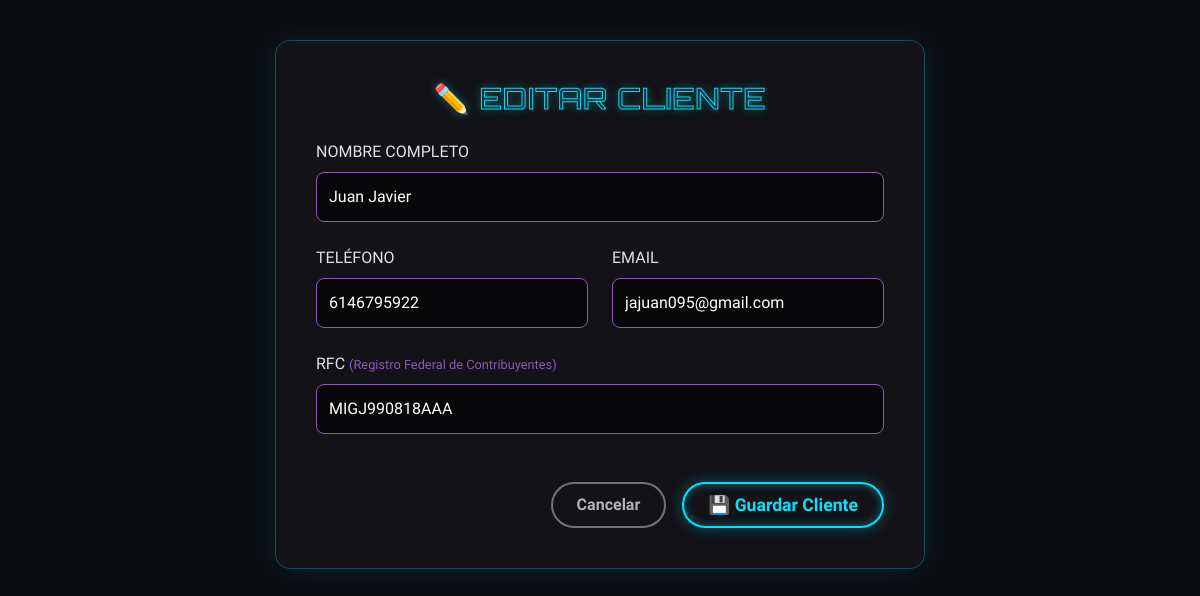
Page /index.php?controller=Cliente&action=mostrarFormulario&id=11 (signed in) on the committed database.
### tables this page shows
CREATE TABLE `clientes` (
  `id_cliente` int(11) NOT NULL,
  `nombre` varchar(100) NOT NULL,
  `telefono` varchar(15) DEFAULT NULL,
  `email` varchar(100) DEFAULT NULL,
  `rfc` varchar(13) DEFAULT NULL,
  `puntos_acumulados` int(11) DEFAULT 0,
  `fecha_registro` timestamp NOT NULL DEFAULT current_timestamp()
);

### app/controllers/ClienteController.php (called while the page is built, shortened)
<?php
require_once __DIR__ . '/../models/ClienteModel.php';
class ClienteController {
    public function mostrarFormulario() {
        $model = new ClienteModel();
        $cliente = null;
        if (isset($_GET['id'])) {
            $cliente = $model->obtenerPorId($_GET['id']);
        }
        require_once $_SERVER['DOCUMENT_ROOT'] . '/MOONLIGHT/public/views/clientes_formulario.php';
    }
}

### app/models/conexion.php (called while the page is built)
<?php
class ConexionBD {
    private static $host = 'localhost';
    private static $db_name = 'tienda_videojuegos_db';
    private static $username = 'root';
    private static $password = '';
    private static $conn = null;
    public static function conectar() {
        if (self::$conn === null) {
            try {
                $dsn = "mysql:host=" . self::$host . ";dbname=" . self::$db_name;
                $options = [
                    PDO::ATTR_ERRMODE => PDO::ERRMODE_EXCEPTION,
                    PDO::ATTR_DEFAULT_FETCH_MODE => PDO::FETCH_ASSOC,
                    PDO::MYSQL_ATTR_INIT_COMMAND => "SET NAMES utf8"
                ];
                self::$conn = new PDO($dsn, self::$username, self::$password, $options);
            } catch(PDOException $exception) {
                error_log("Error de conexión PDO: " . $exception->getMessage());
                die("Error al intentar conectar con la base de datos. Por favor, revisa XAMPP.");
            }
        }
        return self::$conn;
    }
}

### app/models/ClienteModel.php (called while the page is built, shortened)
<?php
require_once 'conexion.php';
class ClienteModel {
    private $db;
    public function __construct() {
        $this->db = ConexionBD::conectar();
    }
    public function obtenerPorId($id) {
    $sql = "SELECT * FROM clientes WHERE id_cliente = :id";
    $stmt = $this->db->prepare($sql);
    $stmt->bindParam(':id', $id);
    $stmt->execute();
    return $stmt->fetch(PDO::FETCH_ASSOC);
}
}

### public/views/clientes_formulario.php (the view, shortened to what this page needs)
<!DOCTYPE html>
<html lang="es">
<head>
    <link href="https://cdn.jsdelivr.net/npm/bootstrap@5.3.0/dist/css/bootstrap.min.css" rel="stylesheet">
    <link rel="stylesheet" href="public/css/estilos.css">
</head>
<body>
    <div class="container form-wrapper">
        <div class="form-card">
            <h1 class="mb-4 text-center neon-title" style="font-size: 1.8rem;">
            </h1>
            <form action="index.php?controller=Cliente&action=guardar" method="POST">
                <div class="mb-4">
                    <label for="nombre" class="form-label">NOMBRE COMPLETO</label>
                    <input type="text"
                           class="form-control form-control-neon"
                           id="nombre"
                           name="nombre"
                           value="<?php echo $cliente ? htmlspecialchars($cliente['nombre']) : ''; ?>"
                           placeholder="Ej. Juan Pérez"
                           required>
                </div>
                <div class="row">
                    <div class="col-md-6 mb-4">
                        <label for="telefono" class="form-label">TELÉFONO</label>
                        <input type="tel"
                               class="form-control form-control-neon"
                               id="telefono"
                               name="telefono"
                               value="<?php echo $cliente ? htmlspecialchars($cliente['telefono']) : ''; ?>"
                               maxlength="10"
                               pattern="[0-9]{10}"
                               title="Ingresa un número de teléfono válido de 10 dígitos"
                               placeholder="10 dígitos"
                               oninput="this.value = this.value.replace(/[^0-9]/g, '')"
                               required>
                    </div>
                    <div class="col-md-6 mb-4">
                        <label for="email" class="form-label">EMAIL</label>
                        <input type="email"
                               class="form-control form-control-neon"
                               id="email"
                               name="email"
                               value="<?php echo $cliente ? htmlspecialchars($cliente['email']) : ''; ?>"
                               pattern="[a-zA-Z0-9._%+-]+@[a-zA-Z0-9.-]+\.[a-zA-Z]{2,}"
                               placeholder="usuario@dominio.com"
                               required>
                    </div>
                </div>
                <div class="mb-5">
                    <label for="rfc" class="form-label">RFC <span style="font-size: 0.8rem; color: #8A5BB2;">(Registro Federal de Contribuyentes)</span></label>
                    <input type="text"
                           class="form-control form-control-neon"
                           id="rfc"
                           name="rfc"
                           value="<?php echo $cliente ? htmlspecialchars($cliente['rfc']) : ''; ?>"
                           maxlength="13"
                           placeholder="Ej: ABCD123456XYZ"
                           style="text-transform: uppercase;">
                </div>
                <div class="d-flex justify-content-end gap-3">
                    <a href="index.php?controller=Cliente&action=listar" class="btn-neon btn-neon-cancel px-4 py-2">
                        Cancelar
                    </a>
                    <button type="submit" class="btn-neon btn-neon-blue px-4 py-2">
                        💾 Guardar Cliente
                    </button>
                </div>
            </form>
        </div>
    </div>
</body>
</html>

### public/css/estilos.css (style rules this page uses)
:root { --bg-black: #0b0c10; --text-light: #e0e0e0; --accent-purple: #9F00FF; --accent-magenta: #FF00E5; --accent-cyan: #00E5FF; --accent-yellow: #FFD700; --accent-red: #FF003C; }
body { background-color: var(--bg-black); color: var(--text-light); font-family: 'Rajdhani', sans-serif; min-height: 100vh; margin: 0; }
h1, h2, h3, h4, h5, h6 { font-family: 'Orbitron', sans-serif; }
.btn-neon { display: inline-flex; align-items: center; justify-content: center; font-family: 'Rajdhani', sans-serif; font-weight: 600; text-decoration: none; background: transparent; border-radius: 50px; transition: all 0.3s ease-in-out; cursor: pointer; }
.btn-neon-blue { padding: 10px 24px; font-size: 1.1rem; border: 2px solid var(--accent-cyan); color: var(--accent-cyan); box-shadow: 0 0 10px rgba(0, 229, 255, 0.4) inset, 0 0 15px rgba(0, 229, 255, 0.3); }
.form-control-neon { background-color: rgba(0, 0, 0, 0.6); border: 1px solid #8A5BB2; color: #ffffff; border-radius: 8px; padding: 12px; transition: all 0.3s ease; }
.neon-title { color: transparent; -webkit-text-stroke: 1px var(--accent-cyan); text-shadow: 0 0 10px rgba(0, 229, 255, 0.4); letter-spacing: 1px; }
.form-wrapper { display: flex; justify-content: center; align-items: center; padding: 40px 20px; }
.form-card { background: rgba(20, 20, 25, 0.85); backdrop-filter: blur(10px); border: 1px solid rgba(0, 229, 255, 0.3); border-radius: 15px; padding: 40px; width: 100%; max-width: 650px; box-shadow: 0 0 30px rgba(0, 229, 255, 0.1); }
.btn-neon-cancel { border: 2px solid #6c757d; color: #b3b3b3; }

### rows in the picture
clientes: nombre "Juan Javier", telefono "6146795922", email "jajuan095@gmail.com", rfc "MIGJ990818AAA"
